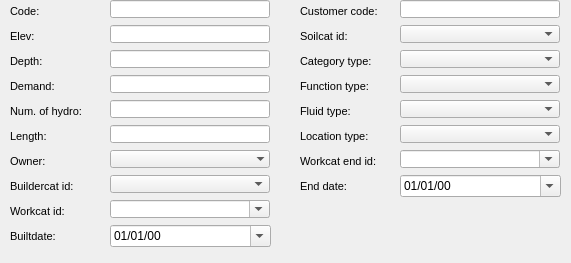
      <widget class="QWidget" name="page_5">
       <property name="geometry">
        <rect>
         <x>0</x>
         <y>0</y>
         <width>571</width>
         <height>263</height>
        </rect>
       </property>
       <attribute name="label">
        <string>Basic information</string>
       </attribute>
       <widget class="QLineEdit" name="depth">
        <property name="geometry">
         <rect>
          <x>110</x>
          <y>50</y>
          <width>160</width>
          <height>18</height>
         </rect>
        </property>
        <property name="frame">
         <bool>true</bool>
        </property>
       </widget>
       <widget class="QLineEdit" name="elevation">
        <property name="geometry">
         <rect>
          <x>110</x>
          <y>25</y>
          <width>160</width>
          <height>18</height>
         </rect>
        </property>
        <property name="inputMask">
         <string/>
        </property>
        <property name="frame">
         <bool>true</bool>
        </property>
       </widget>
       <widget class="QLabel" name="label_depth">
        <property name="geometry">
         <rect>
          <x>10</x>
          <y>50</y>
          <width>101</width>
          <height>22</height>
         </rect>
        </property>
        <property name="font">
         <font>
          <pointsize>8</pointsize>
         </font>
        </property>
        <property name="frameShape">
         <enum>QFrame::NoFrame</enum>
        </property>
        <property name="frameShadow">
         <enum>QFrame::Plain</enum>
        </property>
        <property name="text">
         <string>Depth:</string>
        </property>
        <property name="textFormat">
         <enum>Qt::AutoText</enum>
        </property>
        <property name="scaledContents">
         <bool>false</bool>
        </property>
        <property name="alignment">
         <set>Qt::AlignLeading|Qt::AlignLeft|Qt::AlignVCenter</set>
        </property>
        <property name="margin">
         <number>3</number>
        </property>
       </widget>
       <widget class="QLabel" name="label_buildercat_id">
        <property name="geometry">
         <rect>
          <x>10</x>
          <y>175</y>
          <width>101</width>
          <height>22</height>
         </rect>
        </property>
        <property name="font">
         <font>
          <pointsize>8</pointsize>
         </font>
        </property>
        <property name="frameShape">
         <enum>QFrame::NoFrame</enum>
        </property>
        <property name="frameShadow">
         <enum>QFrame::Plain</enum>
        </property>
        <property name="text">
         <string>Buildercat id:</string>
        </property>
        <property name="textFormat">
         <enum>Qt::AutoText</enum>
        </property>
        <property name="scaledContents">
         <bool>false</bool>
        </property>
        <property name="alignment">
         <set>Qt::AlignLeading|Qt::AlignLeft|Qt::AlignVCenter</set>
        </property>
        <property name="margin">
         <number>3</number>
        </property>
       </widget>
       <widget class="QLabel" name="label_builtdate">
        <property name="geometry">
         <rect>
          <x>10</x>
          <y>225</y>
          <width>101</width>
          <height>22</height>
         </rect>
        </property>
        <property name="font">
         <font>
          <pointsize>8</pointsize>
         </font>
        </property>
        <property name="frameShape">
         <enum>QFrame::NoFrame</enum>
        </property>
        <property name="frameShadow">
         <enum>QFrame::Plain</enum>
        </property>
        <property name="text">
         <string>Builtdate:</string>
        </property>
        <property name="textFormat">
         <enum>Qt::AutoText</enum>
        </property>
        <property name="scaledContents">
         <bool>false</bool>
        </property>
        <property name="alignment">
         <set>Qt::AlignLeading|Qt::AlignLeft|Qt::AlignVCenter</set>
        </property>
        <property name="margin">
         <number>3</number>
        </property>
       </widget>
       <widget class="QComboBox" name="workcat_id">
        <property name="geometry">
         <rect>
          <x>110</x>
          <y>200</y>
          <width>160</width>
          <height>18</height>
         </rect>
        </property>
        <property name="autoFillBackground">
         <bool>true</bool>
        </property>
        <property name="editable">
         <bool>true</bool>
        </property>
        <property name="maxVisibleItems">
         <number>8</number>
        </property>
        <property name="frame">
         <bool>true</bool>
        </property>
       </widget>
       <widget class="QLabel" name="label_workcat_id">
        <property name="geometry">
         <rect>
          <x>10</x>
          <y>200</y>
          <width>101</width>
          <height>22</height>
         </rect>
        </property>
        <property name="font">
         <font>
          <pointsize>8</pointsize>
         </font>
        </property>
        <property name="frameShape">
         <enum>QFrame::NoFrame</enum>
        </property>
        <property name="frameShadow">
         <enum>QFrame::Plain</enum>
        </property>
        <property name="text">
         <string>Workcat id:</string>
        </property>
        <property name="textFormat">
         <enum>Qt::AutoText</enum>
        </property>
        <property name="scaledContents">
         <bool>false</bool>
        </property>
        <property name="alignment">
         <set>Qt::AlignLeading|Qt::AlignLeft|Qt::AlignVCenter</set>
        </property>
        <property name="margin">
         <number>3</number>
        </property>
       </widget>
       <widget class="QLabel" name="label_elevation">
        <property name="geometry">
         <rect>
          <x>10</x>
          <y>25</y>
          <width>101</width>
          <height>22</height>
         </rect>
        </property>
        <property name="font">
         <font>
          <pointsize>8</pointsize>
         </font>
        </property>
        <property name="frameShape">
         <enum>QFrame::NoFrame</enum>
        </property>
        <property name="frameShadow">
         <enum>QFrame::Plain</enum>
        </property>
        <property name="text">
         <string>Elev:</string>
        </property>
        <property name="textFormat">
         <enum>Qt::AutoText</enum>
        </property>
        <property name="scaledContents">
         <bool>false</bool>
        </property>
        <property name="alignment">
         <set>Qt::AlignLeading|Qt::AlignLeft|Qt::AlignVCenter</set>
        </property>
        <property name="margin">
         <number>3</number>
        </property>
       </widget>
       <widget class="QComboBox" name="buildercat_id">
        <property name="geometry">
         <rect>
          <x>110</x>
          <y>175</y>
          <width>160</width>
          <height>18</height>
         </rect>
        </property>
       </widget>
       <widget class="QComboBox" name="ownercat_id">
        <property name="geometry">
         <rect>
          <x>110</x>
          <y>150</y>
          <width>160</width>
          <height>18</height>
         </rect>
        </property>
        <property name="autoFillBackground">
         <bool>true</bool>
        </property>
        <property name="maxVisibleItems">
         <number>8</number>
        </property>
        <property name="frame">
         <bool>false</bool>
        </property>
       </widget>
       <widget class="QLabel" name="label_owner">
        <property name="geometry">
         <rect>
          <x>10</x>
          <y>150</y>
          <width>101</width>
          <height>22</height>
         </rect>
        </property>
        <property name="font">
         <font>
          <pointsize>8</pointsize>
         </font>
        </property>
        <property name="frameShape">
         <enum>QFrame::NoFrame</enum>
        </property>
        <property name="frameShadow">
         <enum>QFrame::Plain</enum>
        </property>
        <property name="text">
         <string>Owner:</string>
        </property>
        <property name="textFormat">
         <enum>Qt::AutoText</enum>
        </property>
        <property name="scaledContents">
         <bool>false</bool>
        </property>
        <property name="alignment">
         <set>Qt::AlignLeading|Qt::AlignLeft|Qt::AlignVCenter</set>
        </property>
        <property name="margin">
         <number>3</number>
        </property>
       </widget>
       <widget class="QLineEdit" name="demand">
        <property name="geometry">
         <rect>
          <x>110</x>
          <y>75</y>
          <width>160</width>
          <height>18</height>
         </rect>
        </property>
        <property name="font">
         <font>
          <pointsize>8</pointsize>
         </font>
        </property>
        <property name="frame">
         <bool>true</bool>
        </property>
       </widget>
       <widget class="QLabel" name="label_n_hydrometer">
        <property name="geometry">
         <rect>
          <x>10</x>
          <y>100</y>
          <width>101</width>
          <height>22</height>
         </rect>
        </property>
        <property name="font">
         <font>
          <pointsize>8</pointsize>
         </font>
        </property>
        <property name="frameShape">
         <enum>QFrame::NoFrame</enum>
        </property>
        <property name="frameShadow">
         <enum>QFrame::Plain</enum>
        </property>
        <property name="text">
         <string>Num. of hydro:</string>
        </property>
        <property name="textFormat">
         <enum>Qt::AutoText</enum>
        </property>
        <property name="scaledContents">
         <bool>false</bool>
        </property>
        <property name="alignment">
         <set>Qt::AlignLeading|Qt::AlignLeft|Qt::AlignVCenter</set>
        </property>
        <property name="wordWrap">
         <bool>true</bool>
        </property>
        <property name="margin">
         <number>3</number>
        </property>
       </widget>
       <widget class="QLineEdit" name="n_hydrometer">
        <property name="geometry">
         <rect>
          <x>110</x>
          <y>100</y>
          <width>160</width>
          <height>18</height>
         </rect>
        </property>
        <property name="font">
         <font>
          <pointsize>8</pointsize>
         </font>
        </property>
        <property name="frame">
         <bool>true</bool>
        </property>
       </widget>
       <widget class="QLineEdit" name="code">
        <property name="geometry">
         <rect>
          <x>110</x>
          <y>0</y>
          <width>160</width>
          <height>18</height>
         </rect>
        </property>
        <property name="font">
         <font>
          <pointsize>8</pointsize>
         </font>
        </property>
        <property name="frame">
         <bool>true</bool>
        </property>
       </widget>
       <widget class="QLabel" name="label_code">
        <property name="geometry">
         <rect>
          <x>10</x>
          <y>0</y>
          <width>101</width>
          <height>22</height>
         </rect>
        </property>
        <property name="font">
         <font>
          <pointsize>8</pointsize>
         </font>
        </property>
        <property name="frameShape">
         <enum>QFrame::NoFrame</enum>
        </property>
        <property name="frameShadow">
         <enum>QFrame::Plain</enum>
        </property>
        <property name="text">
         <string>Code:</string>
        </property>
        <property name="textFormat">
         <enum>Qt::AutoText</enum>
        </property>
        <property name="scaledContents">
         <bool>false</bool>
        </property>
        <property name="alignment">
         <set>Qt::AlignLeading|Qt::AlignLeft|Qt::AlignVCenter</set>
        </property>
        <property name="margin">
         <number>3</number>
        </property>
       </widget>
       <widget class="QLabel" name="label_demand">
        <property name="geometry">
         <rect>
          <x>10</x>
          <y>75</y>
          <width>101</width>
          <height>22</height>
         </rect>
        </property>
        <property name="font">
         <font>
          <pointsize>8</pointsize>
         </font>
        </property>
        <property name="frameShape">
         <enum>QFrame::NoFrame</enum>
        </property>
        <property name="frameShadow">
         <enum>QFrame::Plain</enum>
        </property>
        <property name="text">
         <string>Demand:</string>
        </property>
        <property name="textFormat">
         <enum>Qt::AutoText</enum>
        </property>
        <property name="scaledContents">
         <bool>false</bool>
        </property>
        <property name="alignment">
         <set>Qt::AlignLeading|Qt::AlignLeft|Qt::AlignVCenter</set>
        </property>
        <property name="margin">
         <number>3</number>
        </property>
       </widget>
       <widget class="QgsDateTimeEdit" name="builtdate">
        <property name="geometry">
         <rect>
          <x>110</x>
          <y>225</y>
          <width>161</width>
          <height>22</height>
         </rect>
        </property>
        <property name="displayFormat">
         <string>dd/MM/yy</string>
        </property>
        <property name="calendarPopup">
         <bool>true</bool>
        </property>
        <property name="allowNull" stdset="0">
         <bool>true</bool>
        </property>
       </widget>
       <widget class="QLabel" name="label_connec_length">
        <property name="geometry">
         <rect>
          <x>10</x>
          <y>125</y>
          <width>101</width>
          <height>22</height>
         </rect>
        </property>
        <property name="font">
         <font>
          <pointsize>8</pointsize>
         </font>
        </property>
        <property name="frameShape">
         <enum>QFrame::NoFrame</enum>
        </property>
        <property name="frameShadow">
         <enum>QFrame::Plain</enum>
        </property>
        <property name="text">
         <string>Length:</string>
        </property>
        <property name="textFormat">
         <enum>Qt::AutoText</enum>
        </property>
        <property name="scaledContents">
         <bool>false</bool>
        </property>
        <property name="alignment">
         <set>Qt::AlignLeading|Qt::AlignLeft|Qt::AlignVCenter</set>
        </property>
        <property name="wordWrap">
         <bool>true</bool>
        </property>
        <property name="margin">
         <number>3</number>
        </property>
       </widget>
       <widget class="QLineEdit" name="connec_length">
        <property name="geometry">
         <rect>
          <x>110</x>
          <y>125</y>
          <width>160</width>
          <height>18</height>
         </rect>
        </property>
        <property name="font">
         <font>
          <pointsize>8</pointsize>
         </font>
        </property>
        <property name="frame">
         <bool>true</bool>
        </property>
       </widget>
       <widget class="QLabel" name="label_soilcat_id">
        <property name="geometry">
         <rect>
          <x>300</x>
          <y>25</y>
          <width>101</width>
          <height>22</height>
         </rect>
        </property>
        <property name="font">
         <font>
          <pointsize>8</pointsize>
         </font>
        </property>
        <property name="frameShape">
         <enum>QFrame::NoFrame</enum>
        </property>
        <property name="frameShadow">
         <enum>QFrame::Plain</enum>
        </property>
        <property name="text">
         <string>Soilcat id:</string>
        </property>
        <property name="textFormat">
         <enum>Qt::AutoText</enum>
        </property>
        <property name="scaledContents">
         <bool>false</bool>
        </property>
        <property name="alignment">
         <set>Qt::AlignLeading|Qt::AlignLeft|Qt::AlignVCenter</set>
        </property>
        <property name="margin">
         <number>3</number>
        </property>
       </widget>
       <widget class="QComboBox" name="soilcat_id">
        <property name="geometry">
         <rect>
          <x>400</x>
          <y>25</y>
          <width>160</width>
          <height>18</height>
         </rect>
        </property>
       </widget>
       <widget class="QLabel" name="label_location_type">
        <property name="geometry">
         <rect>
          <x>300</x>
          <y>125</y>
          <width>101</width>
          <height>22</height>
         </rect>
        </property>
        <property name="font">
         <font>
          <pointsize>8</pointsize>
         </font>
        </property>
        <property name="frameShape">
         <enum>QFrame::NoFrame</enum>
        </property>
        <property name="frameShadow">
         <enum>QFrame::Plain</enum>
        </property>
        <property name="text">
         <string>Location type:</string>
        </property>
        <property name="textFormat">
         <enum>Qt::AutoText</enum>
        </property>
        <property name="scaledContents">
         <bool>false</bool>
        </property>
        <property name="alignment">
         <set>Qt::AlignLeading|Qt::AlignLeft|Qt::AlignVCenter</set>
        </property>
        <property name="margin">
         <number>3</number>
        </property>
       </widget>
       <widget class="QLabel" name="label_workcat_id_end">
        <property name="geometry">
         <rect>
          <x>300</x>
          <y>150</y>
          <width>101</width>
          <height>22</height>
         </rect>
        </property>
        <property name="font">
         <font>
          <pointsize>8</pointsize>
         </font>
        </property>
        <property name="frameShape">
         <enum>QFrame::NoFrame</enum>
        </property>
        <property name="frameShadow">
         <enum>QFrame::Plain</enum>
        </property>
        <property name="text">
         <string>Workcat end id:</string>
        </property>
        <property name="textFormat">
         <enum>Qt::AutoText</enum>
        </property>
        <property name="scaledContents">
         <bool>false</bool>
        </property>
        <property name="alignment">
         <set>Qt::AlignLeading|Qt::AlignLeft|Qt::AlignVCenter</set>
        </property>
        <property name="margin">
         <number>3</number>
        </property>
       </widget>
       <widget class="QgsDateTimeEdit" name="enddate">
        <property name="geometry">
         <rect>
          <x>400</x>
          <y>175</y>
          <width>161</width>
          <height>22</height>
         </rect>
        </property>
        <property name="displayFormat">
         <string>dd/MM/yy</string>
        </property>
        <property name="calendarPopup">
         <bool>true</bool>
        </property>
        <property name="allowNull" stdset="0">
         <bool>true</bool>
        </property>
       </widget>
       <widget class="QLabel" name="label_category_type">
        <property name="geometry">
         <rect>
          <x>300</x>
          <y>50</y>
          <width>101</width>
          <height>22</height>
         </rect>
        </property>
        <property name="font">
         <font>
          <pointsize>8</pointsize>
         </font>
        </property>
        <property name="frameShape">
         <enum>QFrame::NoFrame</enum>
        </property>
        <property name="frameShadow">
         <enum>QFrame::Plain</enum>
        </property>
        <property name="text">
         <string>Category type:</string>
        </property>
        <property name="textFormat">
         <enum>Qt::AutoText</enum>
        </property>
        <property name="scaledContents">
         <bool>false</bool>
        </property>
        <property name="alignment">
         <set>Qt::AlignLeading|Qt::AlignLeft|Qt::AlignVCenter</set>
        </property>
        <property name="margin">
         <number>3</number>
        </property>
       </widget>
       <widget class="QComboBox" name="workcat_id_end">
        <property name="geometry">
         <rect>
          <x>400</x>
          <y>150</y>
          <width>160</width>
          <height>18</height>
         </rect>
        </property>
        <property name="autoFillBackground">
         <bool>true</bool>
        </property>
        <property name="editable">
         <bool>true</bool>
        </property>
        <property name="maxVisibleItems">
         <number>8</number>
        </property>
        <property name="frame">
         <bool>true</bool>
        </property>
       </widget>
       <widget class="QLabel" name="label_fluid_type">
        <property name="geometry">
         <rect>
          <x>300</x>
          <y>100</y>
          <width>101</width>
          <height>22</height>
         </rect>
        </property>
        <property name="font">
         <font>
          <pointsize>8</pointsize>
         </font>
        </property>
        <property name="frameShape">
         <enum>QFrame::NoFrame</enum>
        </property>
        <property name="frameShadow">
         <enum>QFrame::Plain</enum>
        </property>
        <property name="text">
         <string>Fluid type:</string>
        </property>
        <property name="textFormat">
         <enum>Qt::AutoText</enum>
        </property>
        <property name="scaledContents">
         <bool>false</bool>
        </property>
        <property name="alignment">
         <set>Qt::AlignLeading|Qt::AlignLeft|Qt::AlignVCenter</set>
        </property>
        <property name="margin">
         <number>3</number>
        </property>
       </widget>
       <widget class="QLabel" name="label_enddate">
        <property name="geometry">
         <rect>
          <x>300</x>
          <y>175</y>
          <width>101</width>
          <height>22</height>
         </rect>
        </property>
        <property name="font">
         <font>
          <pointsize>8</pointsize>
         </font>
        </property>
        <property name="frameShape">
         <enum>QFrame::NoFrame</enum>
        </property>
        <property name="frameShadow">
         <enum>QFrame::Plain</enum>
        </property>
        <property name="text">
         <string>End date:</string>
        </property>
        <property name="textFormat">
         <enum>Qt::AutoText</enum>
        </property>
        <property name="scaledContents">
         <bool>false</bool>
        </property>
        <property name="margin">
         <number>3</number>
        </property>
       </widget>
       <widget class="QLabel" name="label_function_type">
        <property name="geometry">
         <rect>
          <x>300</x>
          <y>75</y>
          <width>101</width>
          <height>22</height>
         </rect>
        </property>
        <property name="font">
         <font>
          <pointsize>8</pointsize>
         </font>
        </property>
        <property name="frameShape">
         <enum>QFrame::NoFrame</enum>
        </property>
        <property name="frameShadow">
         <enum>QFrame::Plain</enum>
        </property>
        <property name="text">
         <string>Function type:</string>
        </property>
        <property name="textFormat">
         <enum>Qt::AutoText</enum>
        </property>
        <property name="scaledContents">
         <bool>false</bool>
        </property>
        <property name="alignment">
         <set>Qt::AlignLeading|Qt::AlignLeft|Qt::AlignVCenter</set>
        </property>
        <property name="margin">
         <number>3</number>
        </property>
       </widget>
       <widget class="QComboBox" name="fluid_type">
        <property name="geometry">
         <rect>
          <x>400</x>
          <y>100</y>
          <width>160</width>
          <height>18</height>
         </rect>
        </property>
       </widget>
       <widget class="QComboBox" name="function_type">
        <property name="geometry">
         <rect>
          <x>400</x>
          <y>75</y>
          <width>160</width>
          <height>18</height>
         </rect>
        </property>
       </widget>
       <widget class="QComboBox" name="category_type">
        <property name="geometry">
         <rect>
          <x>400</x>
          <y>50</y>
          <width>160</width>
          <height>18</height>
         </rect>
        </property>
       </widget>
       <widget class="QComboBox" name="location_type">
        <property name="geometry">
         <rect>
          <x>400</x>
          <y>125</y>
          <width>160</width>
          <height>18</height>
         </rect>
        </property>
       </widget>
       <widget class="QLineEdit" name="customer_code">
        <property name="geometry">
         <rect>
          <x>400</x>
          <y>0</y>
          <width>160</width>
          <height>18</height>
         </rect>
        </property>
        <property name="font">
         <font>
          <pointsize>8</pointsize>
         </font>
        </property>
        <property name="frame">
         <bool>true</bool>
        </property>
       </widget>
       <widget class="QLabel" name="label_customer_code">
        <property name="geometry">
         <rect>
          <x>300</x>
          <y>0</y>
          <width>101</width>
          <height>22</height>
         </rect>
        </property>
        <property name="font">
         <font>
          <pointsize>8</pointsize>
         </font>
        </property>
        <property name="frameShape">
         <enum>QFrame::NoFrame</enum>
        </property>
        <property name="frameShadow">
         <enum>QFrame::Plain</enum>
        </property>
        <property name="text">
         <string>Customer code:</string>
        </property>
        <property name="textFormat">
         <enum>Qt::AutoText</enum>
        </property>
        <property name="scaledContents">
         <bool>false</bool>
        </property>
        <property name="alignment">
         <set>Qt::AlignLeading|Qt::AlignLeft|Qt::AlignVCenter</set>
        </property>
        <property name="margin">
         <number>3</number>
        </property>
       </widget>
      </widget>
